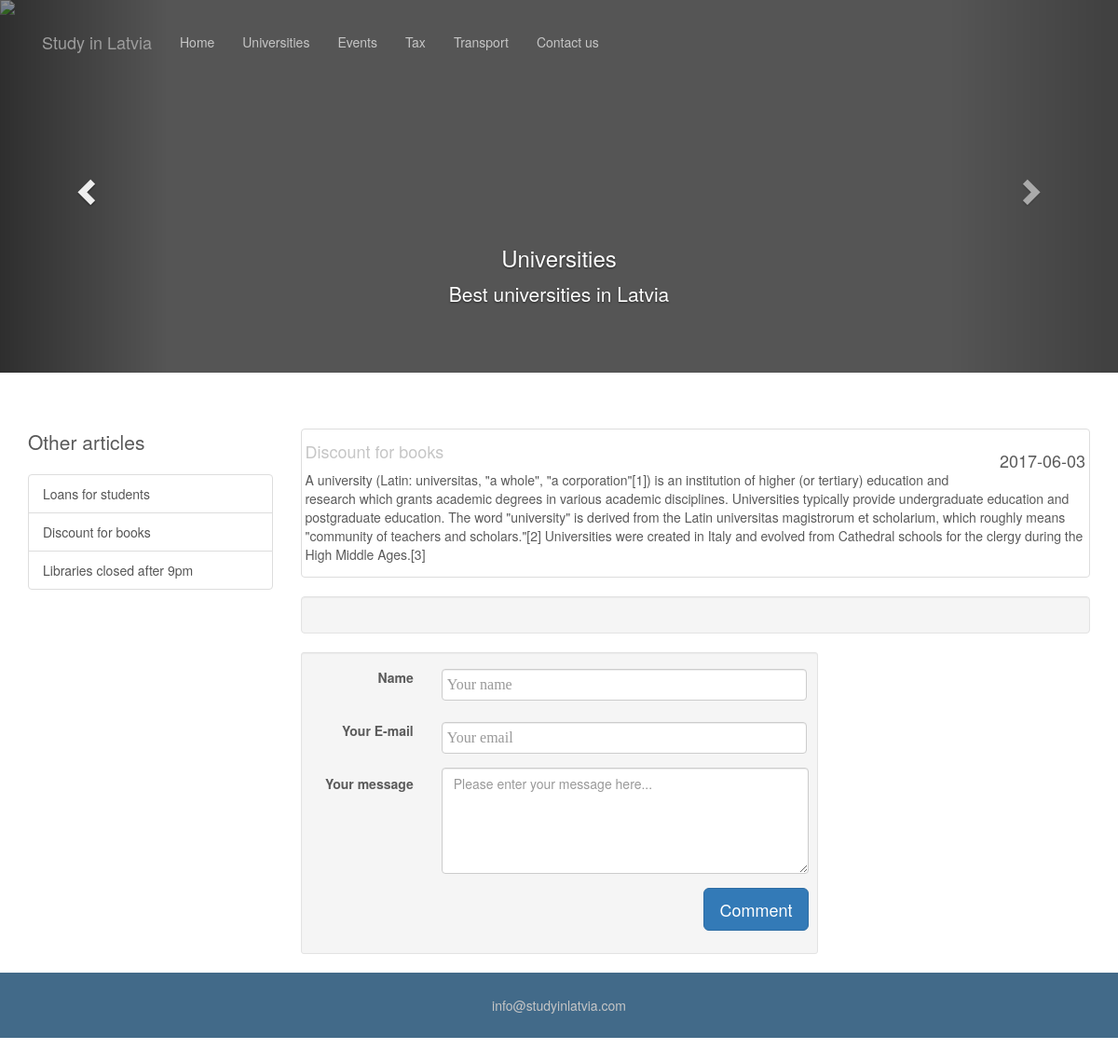
Page /www/code/newsdetail.php?id=2 on the committed database.
### tables this page shows
CREATE TABLE IF NOT EXISTS `news` (
  `news_id` int(11) NOT NULL,
  `news_title` varchar(80) NOT NULL,
  `news_picture` varchar(100) NOT NULL,
  `news_author` varchar(80) NOT NULL,
  `news_date` date NOT NULL,
  `news_article` longtext NOT NULL,
  `cm_id` int(11) NOT NULL
);

### www/code/news.php (the view, shortened to what this page needs)
<?php
function showDetailedNews(){
                 $news_id = $_GET['id'];
                  try {
                    $db = new PDO("mysql:host=db;dbname=sildb","root","root");
                    $db->setAttribute(PDO::ATTR_ERRMODE,PDO::ERRMODE_EXCEPTION);
                    $db->exec("SET NAMES 'utf8'");
                  } catch (Exception $e) {
                    echo "Could not connect to the database.";
                    exit;
                    }
                  try {
                 $results = $db->query("SELECT * FROM news WHERE news_id =".$news_id."");
                } catch (Exception $e) {
                echo "Error.";
                exit;
                }
 $results = $results->fetchAll(PDO::FETCH_ASSOC);
 foreach( $results as $result )
              {
                echo '
                  <div class="thumbnail">
                    <img class="img-responsive" src="'.$result["news_picture"].'" alt="">
                    <div class="caption-full">
                        <h4 class="pull-right">'.$result['news_date'].'</h4>
                        <h4><a href="#">'.$result['news_title'].'</a>
                        </h4>
                        <p>'.$result['news_article'].'</p>
                    </div>
                </div>
                ';
              }
}
function listNews (){
                  try {
                    $db = new PDO("mysql:host=db;dbname=sildb","root","root");
                    $db->setAttribute(PDO::ATTR_ERRMODE,PDO::ERRMODE_EXCEPTION);
                    $db->exec("SET NAMES 'utf8'");
                  } catch (Exception $e) {
                    echo "Could not connect to the database.";
                    exit;
                    }
                  try {
                 $results = $db->query("SELECT * FROM news");
                } catch (Exception $e) {
                echo "Error.";
                exit;
                }
 $results = $results->fetchAll(PDO::FETCH_ASSOC);
 foreach( $results as $result )
 {
   echo '
       <a href="newsdetail.php?id='.$result["news_id"].'" class="list-group-item">'.$result['news_title'].'</a>
   ';
 }
}
?>

### www/css/detail.css (style rules this page uses)
body { padding-bottom: 40px; color: #5a5a5a; }
a { color: #C6C6C6; text-decoration: none; }

### rows in the picture
news: news_title "Loans for students"
news: news_title "Discount for books", news_date "2017-06-03", news_article "A university (Latin: universitas, \"a whole\", \"a corporation\"[1]) is an institution of higher (or tertiary) education and research which grants academic degrees in various academic disciplines. Universities typically provide undergraduate education and postgraduate education. The word \"university\" is derived from the Latin universitas magistrorum et scholarium, which roughly means \"community of teachers and scholars.\"[2] Universities were created in Italy and evolved from Cathedral schools for the clergy during the High Middle Ages.[3]"
news: news_title "Libraries closed after 9pm"
